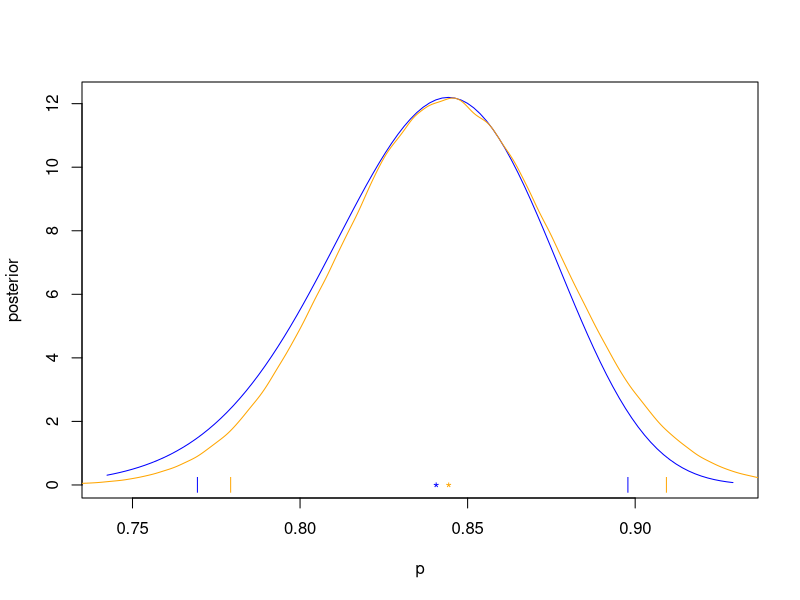
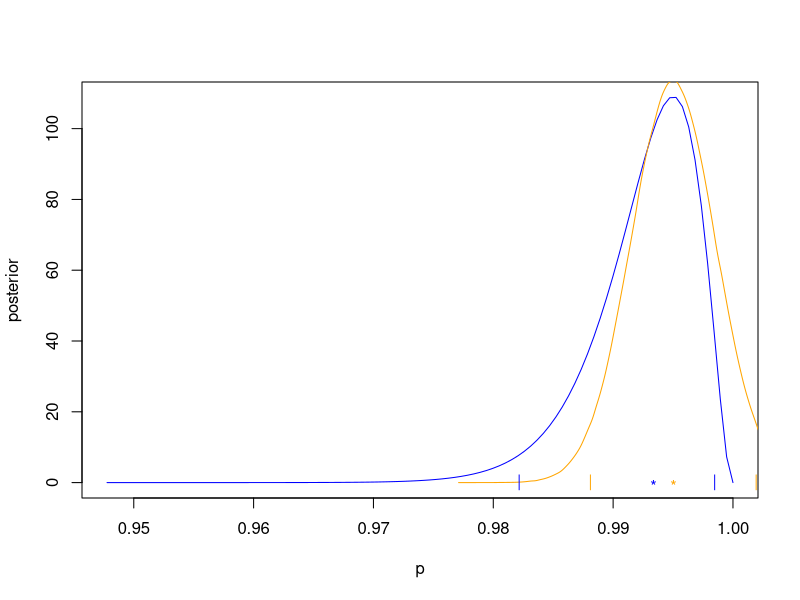
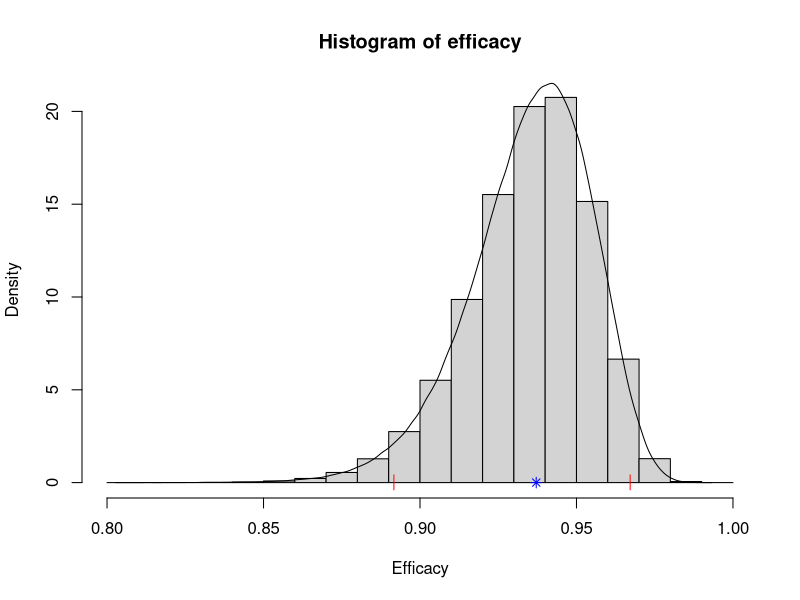

Recreate these plots in R, in order.
## ---- chunk 1
# this program performs Bayesian inference for a binomial probability
#   - y is the number of successes
#   - n is the number of trials
#   - alpha is the sum of the tail probabilities
#
# we also compute a classical interval using normality assumptions of the mle.
binomial_bayesian <- function(y,n,alpha=.05) {
  # compute the maximum likelihood estimator
  mle = y/n
  mle_var = mle*(1-mle)/n
  mle_sd = sqrt(mle_var)
  
  t0 = qt(1-alpha/2, n-1)
  L = mle - mle_sd*t0
  U = mle + mle_sd*t0
  
  # define the beta distribution parameters
  a=y+1
  b=n-y+1
  
  # computing a confidence interval by taking the upper and lower percentiles of
  # the beta distribution computing the median to represent the center of the
  # distribution
  lower = qbeta(alpha/2,a,b)
  median = qbeta(.5,a,b)
  upper = qbeta(1-alpha/2,a,b)
  cat("bayesian estimate: ", c(lower,median,upper),"\n")
  cat("mle confidence interval estimate: ", c(L,mle,U),"\n")
  
  # create a grid of p for plotting. you may change to a smaller range than from
  # 0 to 1 to see the distribution better
  p = seq(from=max(0,lower*.965),to=min(1,1.035*upper),length.out=100)
  # we are computing the beta density at each point in the grid
  posterior = dbeta(p,a,b)
  
  ps = rnorm(n=1000000,mean=mle,sd=mle_sd)
  
  # plotting the beta density, higher values of the curve represent stronger data
  # evidence
  plot(p,posterior,type = "l",col="blue")
  
  lines(density(ps),col="orange")
  
  points(median,0,col="blue",pch="*")
  points(c(lower,upper),c(0,0),,col="blue",pch="|")
  
  # let's plot the mle and confidence interval using t-score
  points(mle,0,col="orange",pch="*")
  points(c(L,U),c(0,0),,col="orange",pch="|")
}
## ---- chunk 2
binomial_bayesian(y=103,n=122,alpha=.05)
## ---- chunk 3
binomial_bayesian(y=399,n=401,alpha=.05)
## ---- chunk 4
# this program performs a Bayesian inference for vaccine efficacy
# enter the number of infections in the vaccine group
# and the number of infections in the control group
v = 11
c = 185

# define the beta distribution parameters
a = v+1
b = c+1

# simulate a very large number of draws from the posterior distribution on p=P(V|I)
# for each simulated p, compute the value for vaccine efficacy VE
p = rbeta(1000000,a,b)
efficacy = 1-p/(1-p)

# create a plot of the posterior distribution on VE
hist(efficacy,xlab="Efficacy",probability = TRUE)
points(density(efficacy),type = 'l')

pt_est = quantile(efficacy,c(.5))
points(pt_est,0,col="blue",pch=8)

# compute percentiles for a 95% interval estimate
interval_est = quantile(efficacy,c(.025,.975))
points(interval_est,c(0,0),col="red",pch="|")

print(pt_est)
print(interval_est)
